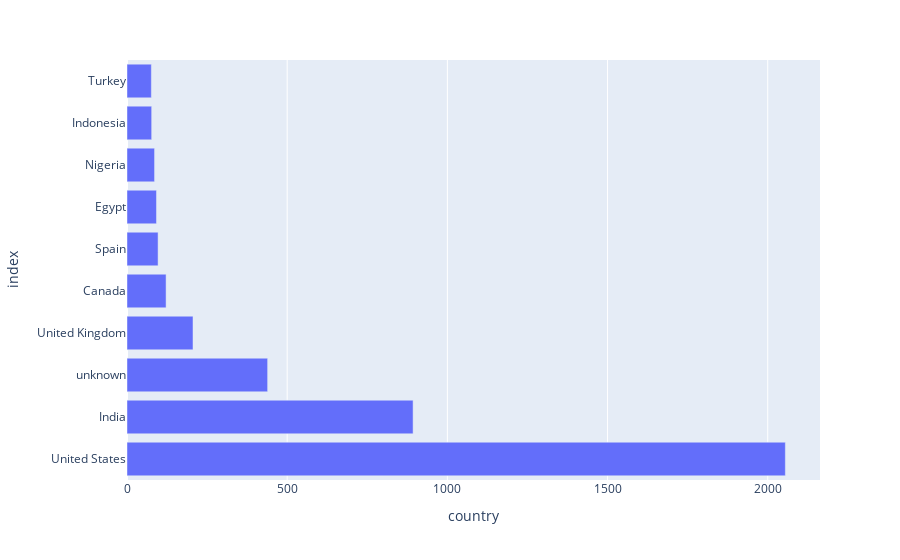

Notebook source saved alongside this figure:
### Code cell
px.bar(top_10_df,y='index',x='country')

### Figure 1 — Plotly figure (JSON) as saved in the notebook; plotly's stock layout.template omitted (floating-point values rounded to 4 significant figures)
{"data": [{"alignmentgroup": "True", "hovertemplate": "country=%{x}<br>index=%{y}<extra></extra>", "legendgroup": "", "marker": {"color": "#636efa", "pattern": {"shape": ""}}, "name": "", "offsetgroup": "", "orientation": "h", "showlegend": false, "textposition": "auto", "type": "bar", "x": [2055, 893, 439, 206, 122, 97, 92, 86, 77, 76], "xaxis": "x", "y": ["United States", "India", "unknown", "United Kingdom", "Canada", "Spain", "Egypt", "Nigeria", "Indonesia", "Turkey"], "yaxis": "y"}], "layout": {"barmode": "relative", "legend": {"tracegroupgap": 0}, "margin": {"t": 60}, "xaxis": {"anchor": "y", "domain": [0, 1], "title": {"text": "country"}}, "yaxis": {"anchor": "x", "domain": [0, 1], "title": {"text": "index"}}}}
